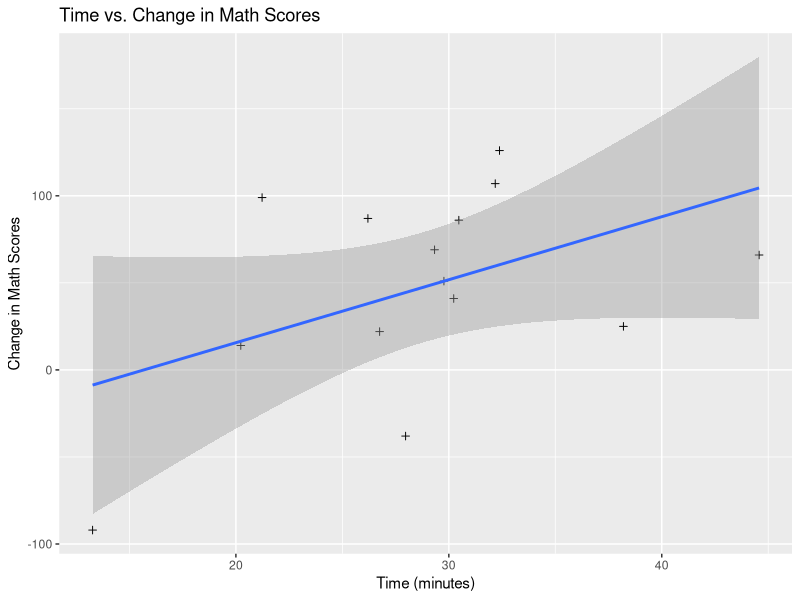
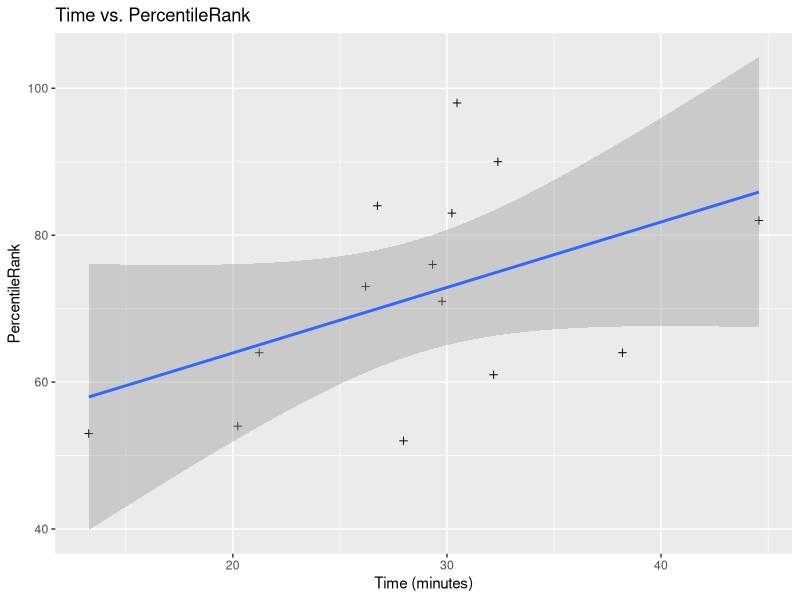
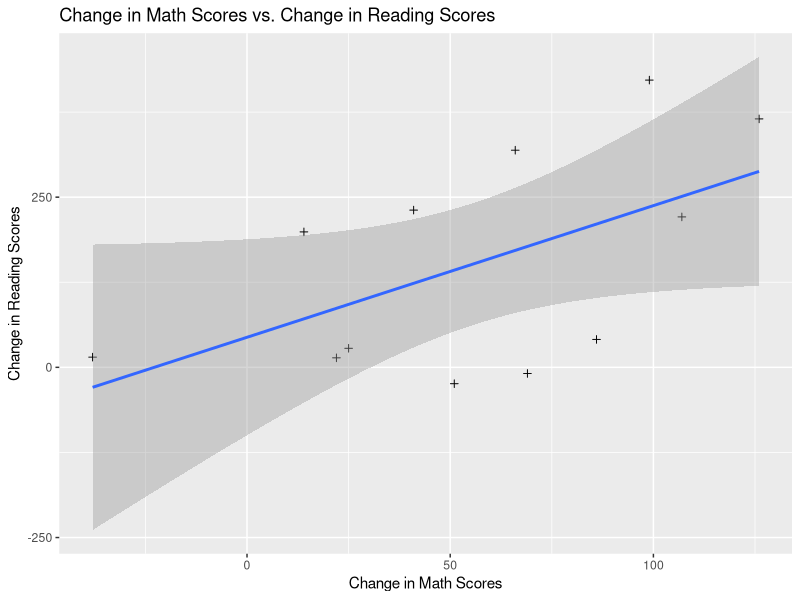

Here is the R script that generated these plots, in order:
library(data.table)
library(dplyr)
library(ggplot2)

setwd("C:/Users/Eric/Desktop/BTSJC")

BTdata<-fread("BTSJCData.csv")

View(BTdata)

#Time vs. MathChange
ggplot(data = BTdata, aes(x = Time, y = MathChange))+
  geom_point(shape=3) +
  geom_smooth(method=lm)+labs(x='Time (minutes)',y='Change in Math Scores') + 
  ggtitle("Time vs. Change in Math Scores")

#Time vs. Percentile
ggplot(data = BTdata, aes(x = Time, y = PercentileRank))+
  geom_point(shape=3) +
  geom_smooth(method=lm)+labs(x='Time (minutes)',y='PercentileRank') + 
  ggtitle("Time vs. PercentileRank")

#read in data with reading data
BTdata2<-fread("BTSJCDataRead.csv")

View(BTdata2)

ggplot(data = BTdata2, aes(x = MathChange, y = ReadingChange))+
  geom_point(shape=3) +
  geom_smooth(method=lm)+labs(x='Change in Math Scores',y='Change in Reading Scores') + 
  ggtitle("Change in Math Scores vs. Change in Reading Scores")
